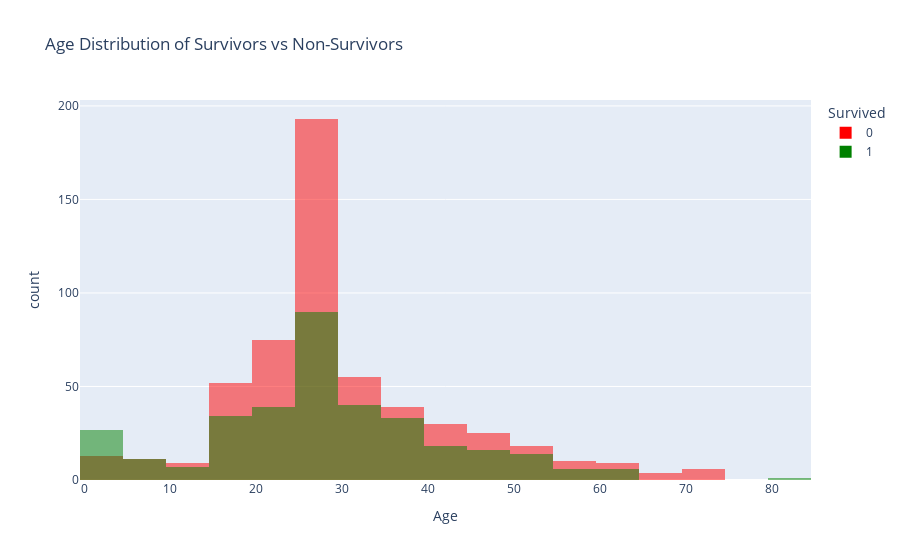

The cell this chart's notebook holds for it:
### Markdown cell above
Were younger passengers more likely to survive than older ones?

### Code cell
fig = px.histogram(
    titanic_df,
    x="Age",
    color="Survived",
    barmode="overlay",
    nbins=30,
    title="Age Distribution of Survivors vs Non-Survivors",
    color_discrete_sequence={1:'green',0:'red'}
)
fig.show()

### Figure 1 — Plotly figure (JSON) as saved in the notebook; plotly's stock layout.template omitted (floating-point values rounded to 4 significant figures; data arrays with more than 128 entries replaced by an {"elided": "..."} marker saying what was removed)
{"data": [{"bingroup": "x", "hovertemplate": "Survived=0<br>Age=%{x}<br>count=%{y}<extra></extra>", "legendgroup": "0", "marker": {"color": "red", "opacity": 0.5, "pattern": {"shape": ""}}, "name": "0", "nbinsx": 30, "orientation": "v", "showlegend": true, "type": "histogram", "x": {"elided": "549 int values"}, "xaxis": "x", "yaxis": "y"}, {"bingroup": "x", "hovertemplate": "Survived=1<br>Age=%{x}<br>count=%{y}<extra></extra>", "legendgroup": "1", "marker": {"color": "green", "opacity": 0.5, "pattern": {"shape": ""}}, "name": "1", "nbinsx": 30, "orientation": "v", "showlegend": true, "type": "histogram", "x": {"elided": "342 int values"}, "xaxis": "x", "yaxis": "y"}], "layout": {"barmode": "overlay", "legend": {"title": {"text": "Survived"}, "tracegroupgap": 0}, "title": {"text": "Age Distribution of Survivors vs Non-Survivors"}, "xaxis": {"anchor": "y", "domain": [0, 1], "title": {"text": "Age"}}, "yaxis": {"anchor": "x", "domain": [0, 1], "title": {"text": "count"}}}}
